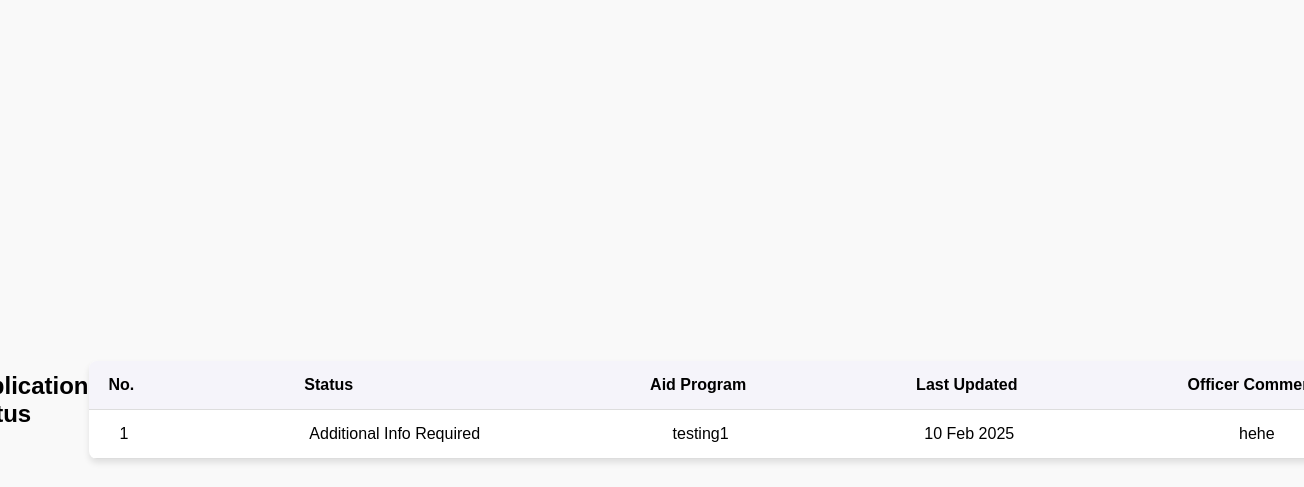
Before: /programs/applications/ (signed in) with the older database file.
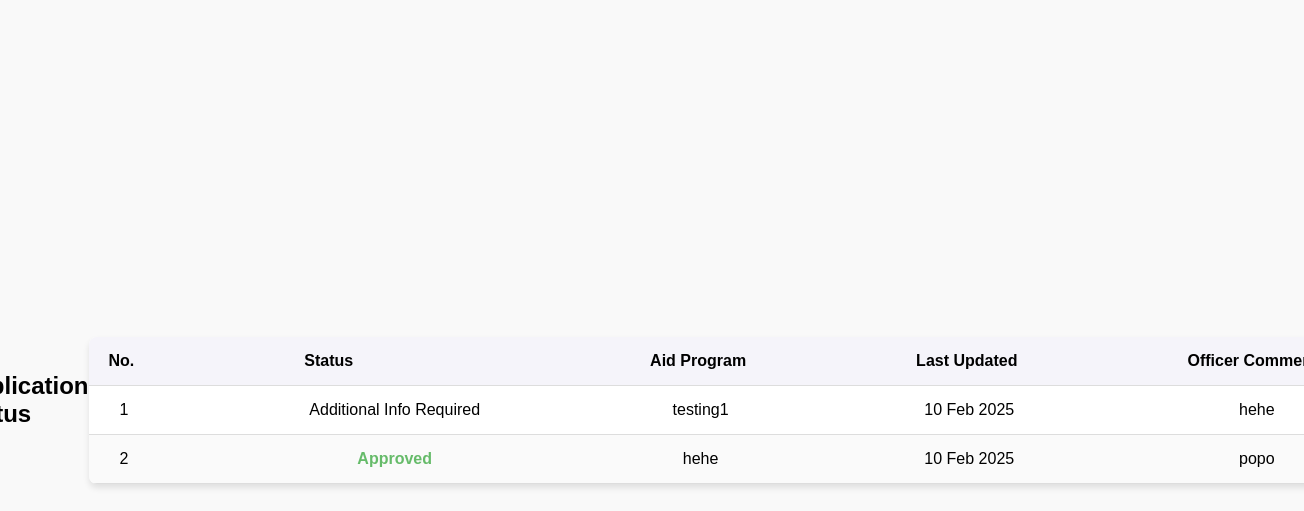
After: the same page with the newer database file.
### programs/models.py (models this page shows, shortened)
class ApplicationStatus(models.Model):
    STATUS_CHOICES = [
        ('pending', 'Pending'),
        ('under_review', 'Under Review'),
        ('approved', 'Approved'),
        ('rejected', 'Rejected'),
        ('additional_info', 'Additional Info Required'),
        ('submitted_to_funder', 'Submitted to Funder'),
    ]
    aid_program = models.ForeignKey(AidProgram, on_delete=models.CASCADE)
    student = models.ForeignKey(settings.AUTH_USER_MODEL, on_delete=models.CASCADE, null=True, blank=True)    # Links the application to a student (user model).
    aid_officer = models.ForeignKey(settings.AUTH_USER_MODEL, on_delete=models.SET_NULL, null=True, blank=True, related_name="reviews")
    status = models.CharField(max_length=20, choices=STATUS_CHOICES, default='pending')
    last_update = models.DateField(default=now)
    supporting_document = models.FileField(upload_to="documents/", null=True, blank=True)
    officer_comment = models.TextField(blank=True, null=True)
    allocated_funds = models.DecimalField(max_digits=10, decimal_places=2, null=True, blank=True)

class AidProgram(models.Model):
    STATUS_CHOICES = [
        ('OPEN', 'Open'),
        ('CLOSE', 'Close'),
    ]
    LOCALITY_CHOICES = [
        ('LOCAL', 'Local'),
        ('INTERNATIONAL', 'International'),
    ]
    LEVEL_CHOICES = [
        ('UNDERGRADUATE', 'Undergraduate'),
        ('POSTGRADUATE', 'Postgraduate'),
    ]
    APPROVAL_CHOICES = [
        ('PENDING', 'Pending'),
        ('APPROVED', 'Approved'),
        ('REJECTED', 'Rejected'),
    ]
    name = models.CharField(max_length=255)
    owner = models.CharField(max_length=255)
    aid_type = models.CharField(max_length=100)
    level = models.CharField(max_length=20, choices=LEVEL_CHOICES)
    locality = models.CharField(max_length=20, choices=LOCALITY_CHOICES)
    status = models.CharField(max_length=10, choices=STATUS_CHOICES, default='OPEN')
    eligibility = models.TextField(blank=True, null=True)
    closing_date = models.DateField()
    required_documents = models.TextField(blank=True, null=True)
    total_funds = models.DecimalField(max_digits=12, decimal_places=2, null=True, blank=True)
    proposed_by = models.ForeignKey(settings.AUTH_USER_MODEL, on_delete=models.CASCADE, null=True, blank=True)
    approval_status = models.CharField(max_length=10, choices=APPROVAL_CHOICES, default='PENDING')

### programs/views.py (the view)
# urls.py: path('applications/', application_status_view, name='application_status_view'),
@login_required
def application_status_view(request):
    applications = ApplicationStatus.objects.filter(student=request.user)
    return render(request, 'application_status.html', {'applications': applications})

### programs/templates/application_status.html (shortened to what this page needs)
{% extends 'base.html' %}
{% load static %}
{% block statics %}
    <link rel="stylesheet" href="{% static 'css/application_status.css' %}">
{% endblock statics %}
{% block content %}
<h2>Application Status</h2>
<div class="container mt-4">
    {% if applications %}
    <div class="table-container">
        <table>
            <thead>
                <tr>
                    <th>No.</th>
                    <th>Status</th>
                    <th>Aid Program</th>
                    <th>Last Updated</th>
                    <th>Officer Comments</th>
                </tr>
            </thead>
            <tbody>
                {% for app in applications %}
                <tr>
                    <td>{{ forloop.counter }}</td>
                    <td class="badge-{{ app.status|lower }}">{{ app.get_status_display }}</td>
                    <td>{{ app.aid_program.name }}</td>
                    <td>{{ app.last_update|date:"d M Y" }}</td>
                    <td>{{ app.officer_comment|default:"No comments yet" }}</td>
                </tr>
                {% empty %}
                <tr>
                    <td colspan="5">No applications available.</td>
                </tr>
                {% endfor %}
            </tbody>
        </table>
    </div>
    {% else %}
    <div class="alert alert-info">You have not applied for any aid programs yet.</div>
    {% endif %}
</div>
{% endblock %}

Changed rows visible on the page:
added ApplicationStatus: status "Approved", aid_program.name "hehe", last_update "10 Feb 2025", officer_comment "popo"
